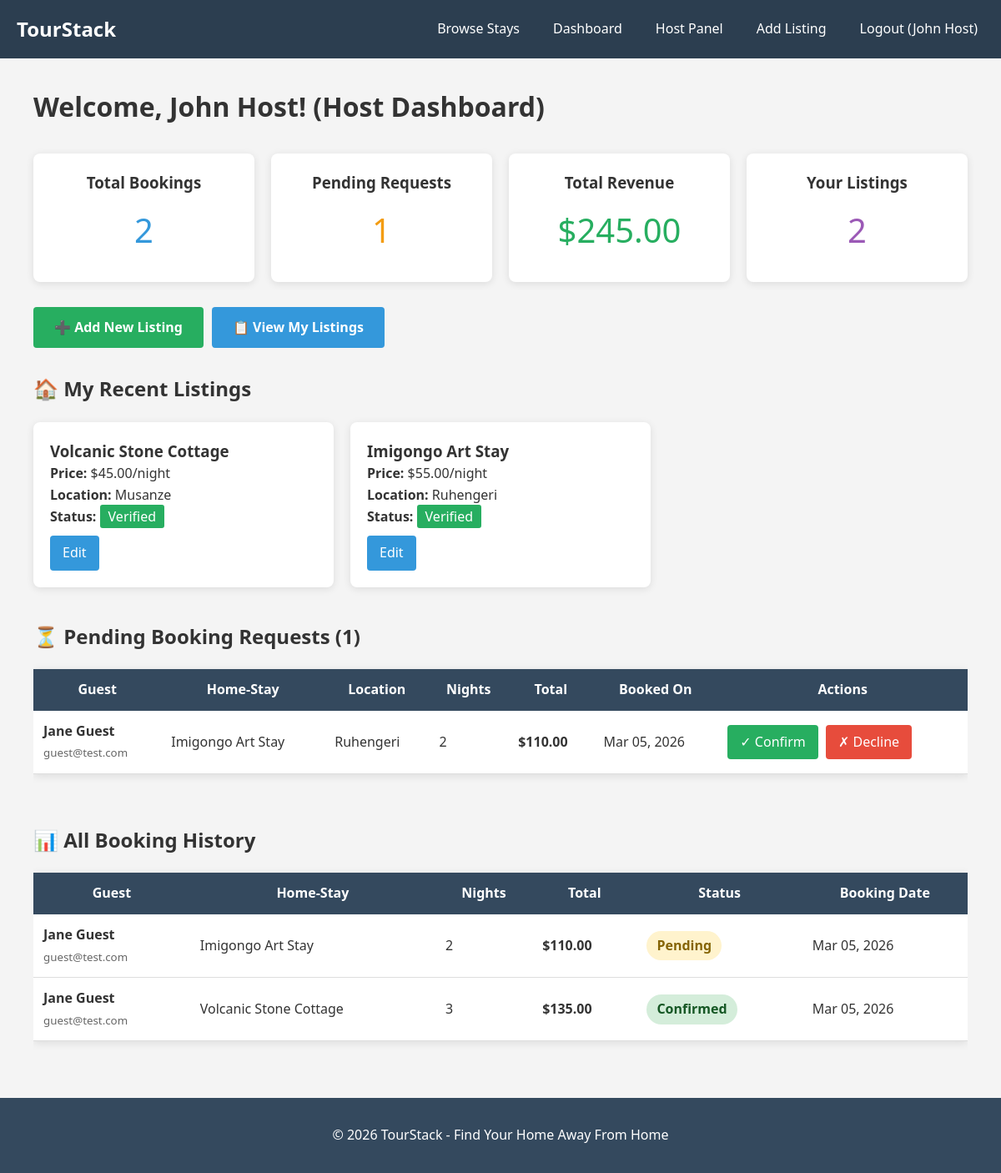
/index.php?page=host-dashboard (signed in), run on an earlier commit of the app's database.
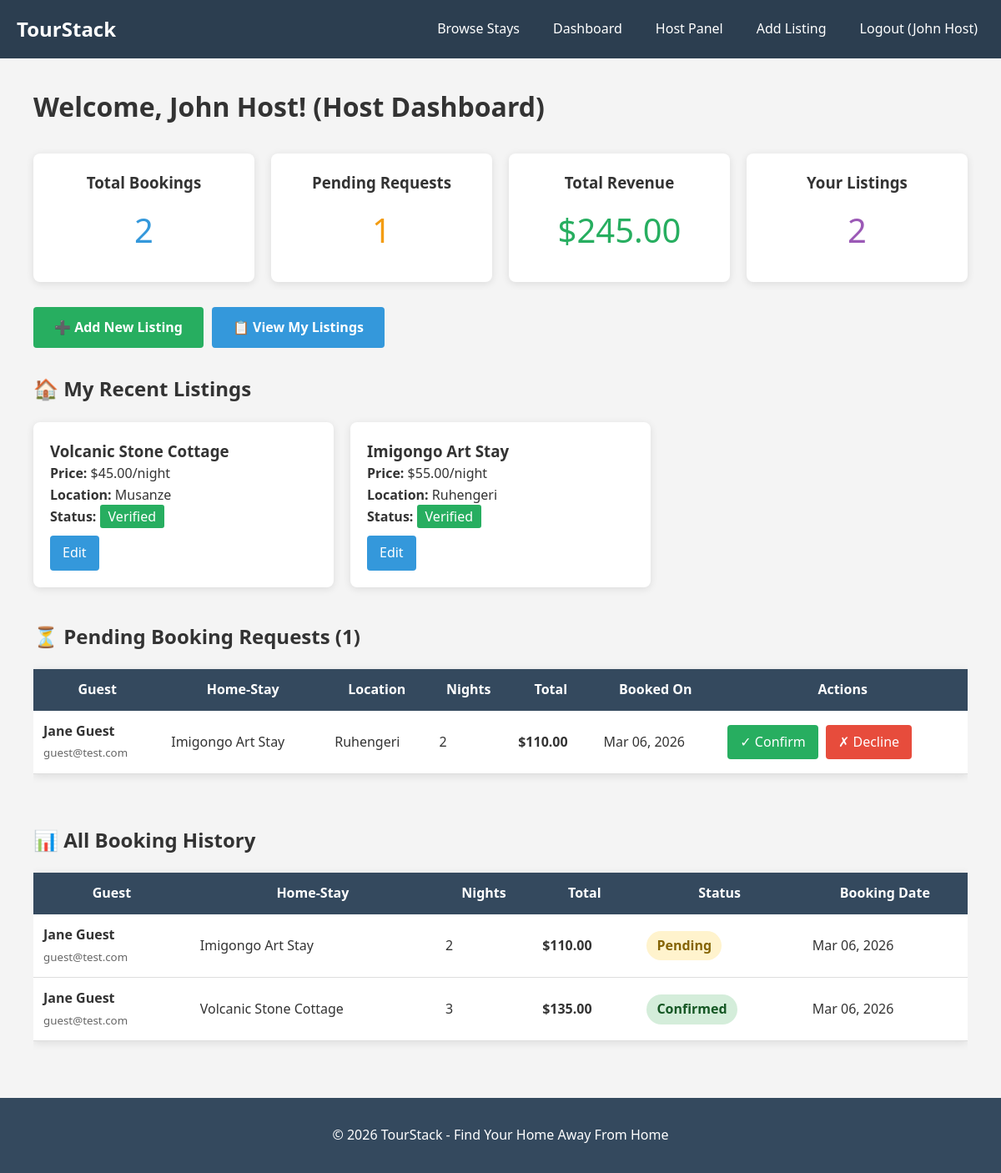
And on a later commit of the database.
### tables this page shows
CREATE TABLE `bookings` (
  `id` int(11) NOT NULL,
  `homestay_id` int(11) NOT NULL,
  `guest_id` int(11) NOT NULL,
  `nights` int(11) NOT NULL,
  `total_price` decimal(10,2) NOT NULL,
  `status` enum('pending','confirmed','cancelled') DEFAULT 'pending',
  `booking_date` timestamp NOT NULL DEFAULT current_timestamp()
);

CREATE TABLE `users` (
  `id` int(11) NOT NULL,
  `name` varchar(100) NOT NULL,
  `email` varchar(100) NOT NULL,
  `password` varchar(255) NOT NULL,
  `role` enum('host','guest','admin') DEFAULT 'guest',
  `created_at` timestamp NOT NULL DEFAULT current_timestamp()
);

CREATE TABLE `homestays` (
  `id` int(11) NOT NULL,
  `host_id` int(11) NOT NULL,
  `title` varchar(200) NOT NULL,
  `description` text DEFAULT NULL,
  `price` decimal(10,2) NOT NULL,
  `location` varchar(200) NOT NULL,
  `cultural_tag` enum('Imigongo','volcanic stone','traditional','none') DEFAULT 'none',
  `image` varchar(255) DEFAULT 'placeholder.jpg',
  `verified` tinyint(1) DEFAULT 0,
  `created_at` timestamp NOT NULL DEFAULT current_timestamp()
);

### host-dashboard.php (the view, shortened to what the changed rows need)
<?php
require_once 'config.php';
$host_id = $_SESSION['user_id'];
$stats_sql = "
    SELECT
        COUNT(DISTINCT b.id) as total_bookings,
        COALESCE(SUM(b.total_price), 0) as total_revenue,
        SUM(CASE WHEN b.status = 'pending' THEN 1 ELSE 0 END) as pending_requests,
        COUNT(DISTINCT h.id) as total_listings
    FROM homestays h
    LEFT JOIN bookings b ON h.id = b.homestay_id
    WHERE h.host_id = ?
";
$stmt = $conn->prepare($stats_sql);
$stmt->bind_param("i", $host_id);
$stmt->execute();
$stats = $stmt->get_result()->fetch_assoc();
$pending_sql = "
    SELECT
        b.*,
        h.title,
        h.location,
        u.name as guest_name,
        u.email as guest_email
    FROM bookings b
    JOIN homestays h ON b.homestay_id = h.id
    JOIN users u ON b.guest_id = u.id
    WHERE h.host_id = ? AND b.status = 'pending'
    ORDER BY b.booking_date DESC
";
$stmt = $conn->prepare($pending_sql);
$stmt->bind_param("i", $host_id);
$stmt->execute();
$pending_bookings = $stmt->get_result();
$history_sql = "
    SELECT
        b.*,
        h.title,
        h.location,
        u.name as guest_name,
        u.email as guest_email
    FROM bookings b
    JOIN homestays h ON b.homestay_id = h.id
    JOIN users u ON b.guest_id = u.id
    WHERE h.host_id = ?
    ORDER BY b.booking_date DESC
";
$stmt = $conn->prepare($history_sql);
$stmt->bind_param("i", $host_id);
$stmt->execute();
$all_bookings = $stmt->get_result();
?>
<div class="container">
    <h1>Welcome, <?php echo $_SESSION['name']; ?>! (Host Dashboard)</h1>
    <h2>🏠 My Recent Listings</h2>
    <h2 style="margin-top: 40px;">⏳ Pending Booking Requests (<?php echo $stats['pending_requests'] ?? 0; ?>)</h2>
    <?php if ($pending_bookings && $pending_bookings->num_rows > 0): ?>
        <div style="overflow-x: auto;">
            <table style="width: 100%; border-collapse: collapse; margin: 20px 0; background: white; box-shadow: 0 2px 10px rgba(0,0,0,0.1);">
                <thead style="background: #34495e; color: white;">
                    <tr>
                        <th style="padding: 12px;">Guest</th>
                        <th style="padding: 12px;">Home-Stay</th>
                        <th style="padding: 12px;">Location</th>
                        <th style="padding: 12px;">Nights</th>
                        <th style="padding: 12px;">Total</th>
                        <th style="padding: 12px;">Booked On</th>
                        <th style="padding: 12px;">Actions</th>
                    </tr>
                </thead>
                <tbody>
                    <?php while($booking = $pending_bookings->fetch_assoc()): ?>
                        <tr style="border-bottom: 1px solid #ddd;">
                            <td style="padding: 12px;">
                                <strong><?php echo $booking['guest_name']; ?></strong><br>
                                <small style="color: #666;"><?php echo $booking['guest_email']; ?></small>
                            </td>
                            <td style="padding: 12px;"><?php echo $booking['title']; ?></td>
                            <td style="padding: 12px;"><?php echo $booking['location']; ?></td>
                            <td style="padding: 12px;"><?php echo $booking['nights']; ?></td>
                            <td style="padding: 12px;"><strong>$<?php echo $booking['total_price']; ?></strong></td>
                            <td style="padding: 12px;"><?php echo date('M d, Y', strtotime($booking['booking_date'])); ?></td>
                            <td style="padding: 12px;">
                                <a href="update-booking-status.php?id=<?php echo $booking['id']; ?>&action=confirm"
                                   style="background: #27ae60; color: white; padding: 8px 15px; text-decoration: none; border-radius: 4px; display: inline-block; margin-right: 5px;"
                                   onclick="return confirm('Confirm this booking?')">✓ Confirm</a>
                                <a href="update-booking-status.php?id=<?php echo $booking['id']; ?>&action=cancel"
                                   style="background: #e74c3c; color: white; padding: 8px 15px; text-decoration: none; border-radius: 4px; display: inline-block;"
                                   onclick="return confirm('Cancel this booking?')">✗ Decline</a>
                            </td>
                        </tr>
                    <?php endwhile; ?>
                </tbody>
            </table>
        </div>
    <?php else: ?>
        <p style="background: #f8f9fa; padding: 20px; border-radius: 4px;">No pending booking requests.</p>
    <?php endif; ?>
    <h2 style="margin-top: 40px;">📊 All Booking History</h2>
    <?php if ($all_bookings && $all_bookings->num_rows > 0): ?>
        <div style="overflow-x: auto;">
            <table style="width: 100%; border-collapse: collapse; margin: 20px 0; background: white; box-shadow: 0 2px 10px rgba(0,0,0,0.1);">
                <thead style="background: #34495e; color: white;">
                    <tr>
                        <th style="padding: 12px;">Guest</th>
                        <th style="padding: 12px;">Home-Stay</th>
                        <th style="padding: 12px;">Nights</th>
                        <th style="padding: 12px;">Total</th>
                        <th style="padding: 12px;">Status</th>
                        <th style="padding: 12px;">Booking Date</th>
                    </tr>
                </thead>
                <tbody>
                    <?php while($booking = $all_bookings->fetch_assoc()): ?>
                        <tr style="border-bottom: 1px solid #ddd;">
                            <td style="padding: 12px;">
                                <strong><?php echo $booking['guest_name']; ?></strong><br>
                                <small style="color: #666;"><?php echo $booking['guest_email']; ?></small>
                            </td>
                            <td style="padding: 12px;"><?php echo $booking['title']; ?></td>
                            <td style="padding: 12px;"><?php echo $booking['nights']; ?></td>
                            <td style="padding: 12px;"><strong>$<?php echo $booking['total_price']; ?></strong></td>
                            <td style="padding: 12px;">
                                <span style="
                                    display: inline-block;
                                    padding: 5px 12px;
                                    border-radius: 20px;
                                    background: <?php
                                        echo $booking['status'] == 'confirmed' ? '#d4edda' :
                                            ($booking['status'] == 'pending' ? '#fff3cd' : '#f8d7da');
                                    ?>;
                                    color: <?php
                                        echo $booking['status'] == 'confirmed' ? '#155724' :
                                            ($booking['status'] == 'pending' ? '#856404' : '#721c24');
                                    ?>;
                                    font-weight: bold;
                                ">
                                    <?php echo ucfirst($booking['status']); ?>
                                </span>
                            </td>
                            <td style="padding: 12px;"><?php echo date('M d, Y', strtotime($booking['booking_date'])); ?></td>
                        </tr>
                    <?php endwhile; ?>
                </tbody>
            </table>
        </div>
    <?php else: ?>
        <p style="background: #f8f9fa; padding: 20px; border-radius: 4px;">No booking history yet.</p>
    <?php endif; ?>
</div>

What changed in the data, as far as the page shows it:
changed bookings "Pending": booking_date "Mar 05, 2026" → "Mar 06, 2026"
changed bookings "Confirmed": booking_date "Mar 05, 2026" → "Mar 06, 2026"
